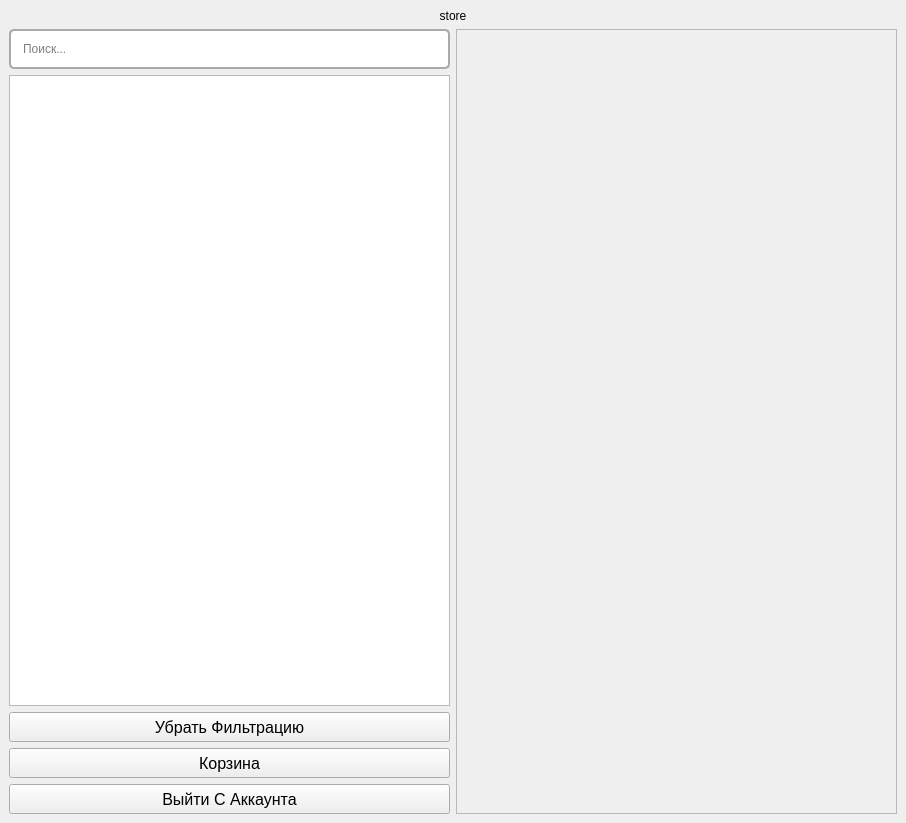
<?xml version="1.0" encoding="UTF-8"?>
<ui version="4.0">
 <class>MainWindow</class>
 <widget class="QMainWindow" name="MainWindow">
  <property name="geometry">
   <rect>
    <x>0</x>
    <y>0</y>
    <width>906</width>
    <height>823</height>
   </rect>
  </property>
  <property name="windowTitle">
   <string>Clothesstore</string>
  </property>
  <widget class="QWidget" name="centralwidget">
   <layout class="QVBoxLayout" name="mainLayout">
    <item>
     <widget class="QLabel" name="titleLabel">
      <property name="styleSheet">
       <string notr="true">font: 36pt &quot;MS Shell Dlg 2&quot;;</string>
      </property>
      <property name="text">
       <string>store</string>
      </property>
      <property name="alignment">
       <set>Qt::AlignCenter</set>
      </property>
     </widget>
    </item>
    <item>
     <layout class="QHBoxLayout" name="containerLayout">
      <item>
       <layout class="QVBoxLayout" name="leftMenuLayout">
        <item>
         <widget class="QLineEdit" name="searchBar">
          <property name="styleSheet">
           <string notr="true">font: 14pt &quot;MS Shell Dlg 2&quot;; padding: 10px; border: 2px solid #aaa; border-radius: 5px;</string>
          </property>
          <property name="placeholderText">
           <string>Поиск...</string>
          </property>
         </widget>
        </item>
        <item>
         <widget class="QListWidget" name="categoriesList">
          <property name="styleSheet">
           <string notr="true">
               font: 16pt &quot;MS Shell Dlg 2&quot;; 
               border: 1px solid #ddd;

               QListWidget::item {
                   padding: 10px 20px; 
                   margin: 5px 0; 
                   border-radius: 4px;
                   color: #555;
               }

               QListWidget::item:hover {
                   background-color: #ddd;
                   color: #333;
               }

               QListWidget::item:selected {
                   background-color: #5a9;
                   color: white;
               }
           </string>
          </property>
         </widget>
        </item>
        <item>
         <widget class="QPushButton" name="deleteFiltersBtn">
          <property name="minimumSize">
           <size>
            <width>0</width>
            <height>30</height>
           </size>
          </property>
          <property name="font">
           <font>
            <pointsize>12</pointsize>
           </font>
          </property>
          <property name="text">
           <string>Убрать Фильтрацию</string>
          </property>
         </widget>
        </item>
        <item>
         <widget class="QPushButton" name="cartBtn">
          <property name="minimumSize">
           <size>
            <width>0</width>
            <height>30</height>
           </size>
          </property>
          <property name="font">
           <font>
            <pointsize>12</pointsize>
           </font>
          </property>
          <property name="text">
           <string>Корзина</string>
          </property>
         </widget>
        </item>
        <item>
         <widget class="QPushButton" name="exitAccountBtn">
          <property name="minimumSize">
           <size>
            <width>0</width>
            <height>30</height>
           </size>
          </property>
          <property name="font">
           <font>
            <pointsize>12</pointsize>
           </font>
          </property>
          <property name="text">
           <string>Выйти С Аккаунта</string>
          </property>
         </widget>
        </item>
       </layout>
      </item>
      <item>
       <widget class="QScrollArea" name="productsScrollArea">
        <property name="widgetResizable">
         <bool>true</bool>
        </property>
        <property name="alignment">
         <set>Qt::AlignJustify|Qt::AlignVCenter</set>
        </property>
        <widget class="QWidget" name="productsContainer">
         <property name="geometry">
          <rect>
           <x>0</x>
           <y>0</y>
           <width>438</width>
           <height>737</height>
          </rect>
         </property>
         <layout class="QVBoxLayout" name="productsVerticalLayout">
          <property name="spacing">
           <number>10</number>
          </property>
         </layout>
        </widget>
       </widget>
      </item>
     </layout>
    </item>
   </layout>
  </widget>
  <action name="action">
   <property name="text">
    <string>Выйти</string>
   </property>
   <property name="font">
    <font>
     <pointsize>8</pointsize>
    </font>
   </property>
  </action>
 </widget>
 <resources/>
 <connections/>
</ui>
